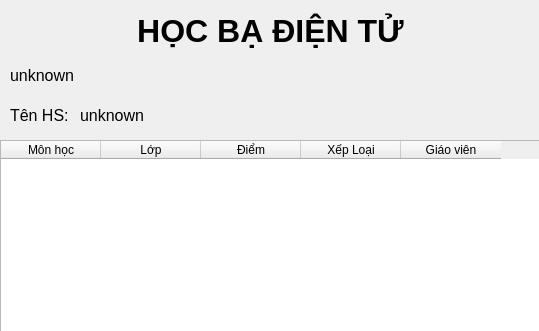
<?xml version="1.0" encoding="UTF-8"?>
<ui version="4.0">
 <class>DetailWidget</class>
 <widget class="QWidget" name="DetailWidget">
  <property name="geometry">
   <rect>
    <x>0</x>
    <y>0</y>
    <width>539</width>
    <height>331</height>
   </rect>
  </property>
  <property name="windowTitle">
   <string>Học bạ chi tiết</string>
  </property>
  <widget class="QLabel" name="label">
   <property name="geometry">
    <rect>
     <x>0</x>
     <y>10</y>
     <width>541</width>
     <height>41</height>
    </rect>
   </property>
   <property name="font">
    <font>
     <pointsize>24</pointsize>
     <weight>75</weight>
     <bold>true</bold>
    </font>
   </property>
   <property name="text">
    <string>HỌC BẠ ĐIỆN TỬ</string>
   </property>
   <property name="alignment">
    <set>Qt::AlignCenter</set>
   </property>
  </widget>
  <widget class="QLabel" name="label_2">
   <property name="geometry">
    <rect>
     <x>10</x>
     <y>100</y>
     <width>71</width>
     <height>31</height>
    </rect>
   </property>
   <property name="font">
    <font>
     <pointsize>12</pointsize>
    </font>
   </property>
   <property name="text">
    <string>Tên HS: </string>
   </property>
  </widget>
  <widget class="QLabel" name="TenHSLabel">
   <property name="geometry">
    <rect>
     <x>80</x>
     <y>100</y>
     <width>341</width>
     <height>31</height>
    </rect>
   </property>
   <property name="font">
    <font>
     <pointsize>12</pointsize>
    </font>
   </property>
   <property name="text">
    <string>unknown</string>
   </property>
  </widget>
  <widget class="QLabel" name="SoGiaoDucLabel">
   <property name="geometry">
    <rect>
     <x>10</x>
     <y>60</y>
     <width>411</width>
     <height>31</height>
    </rect>
   </property>
   <property name="font">
    <font>
     <pointsize>12</pointsize>
    </font>
   </property>
   <property name="text">
    <string>unknown</string>
   </property>
  </widget>
  <widget class="QTableWidget" name="tableWidget">
   <property name="geometry">
    <rect>
     <x>0</x>
     <y>140</y>
     <width>541</width>
     <height>192</height>
    </rect>
   </property>
   <property name="sizeAdjustPolicy">
    <enum>QAbstractScrollArea::AdjustIgnored</enum>
   </property>
   <column>
    <property name="text">
     <string>Môn học</string>
    </property>
   </column>
   <column>
    <property name="text">
     <string>Lớp</string>
    </property>
   </column>
   <column>
    <property name="text">
     <string>Điểm</string>
    </property>
   </column>
   <column>
    <property name="text">
     <string>Xếp Loại</string>
    </property>
   </column>
   <column>
    <property name="text">
     <string>Giáo viên</string>
    </property>
   </column>
  </widget>
 </widget>
 <resources/>
 <connections/>
</ui>
